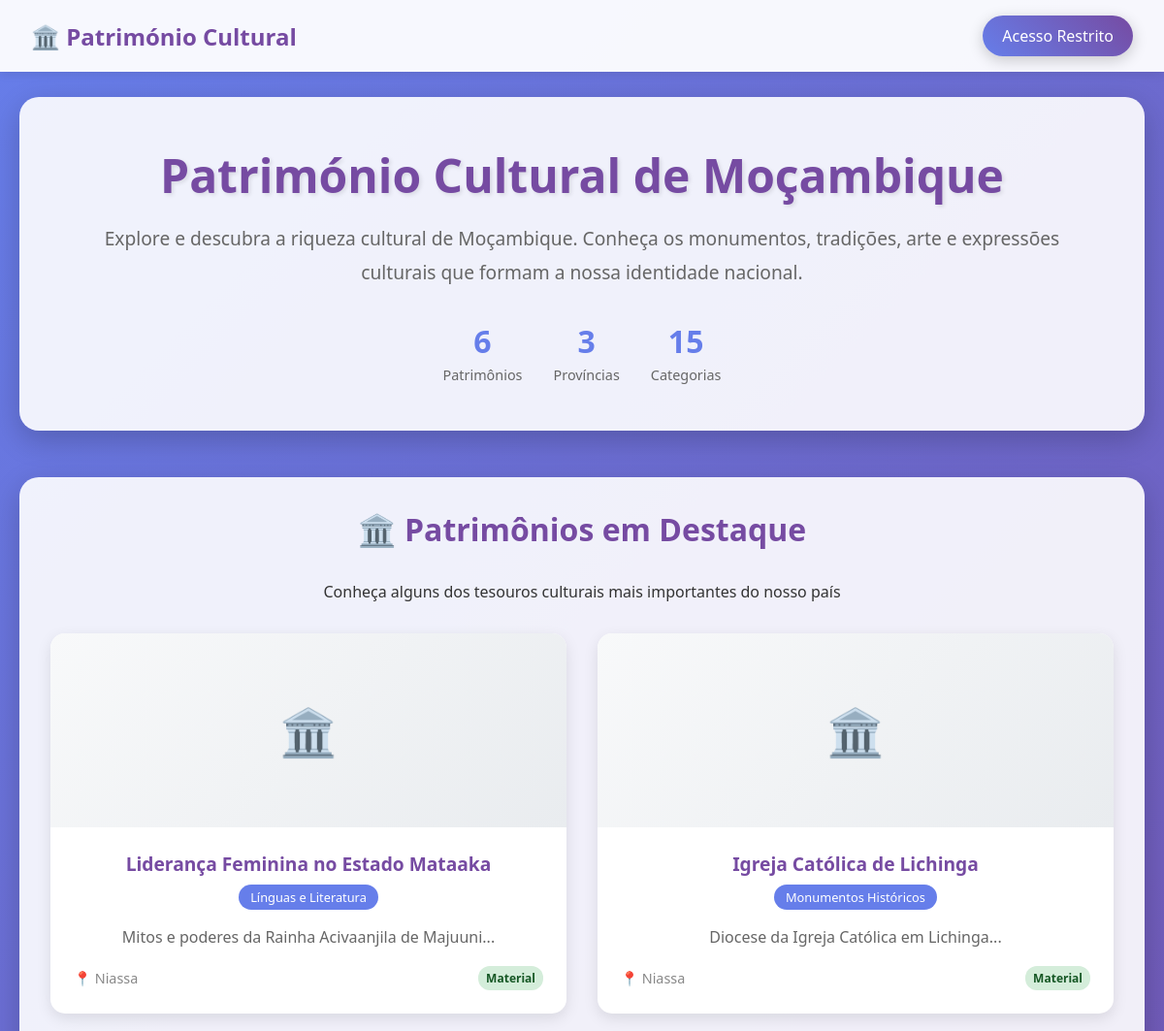
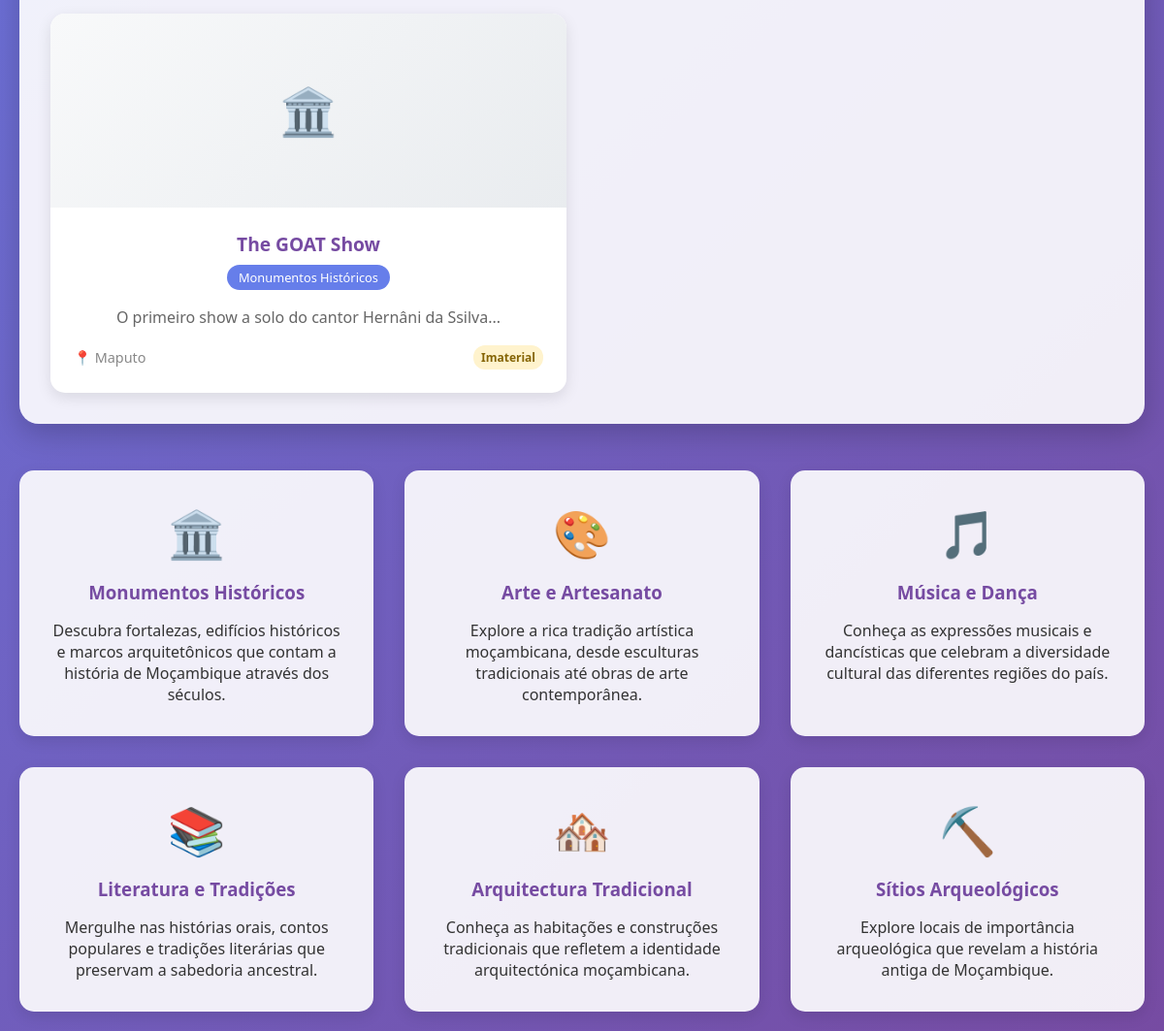
The page / on the database its author committed (2 pictures, top to bottom).
### tables this page shows
CREATE TABLE `patrimonio` (
  `id` int(11) NOT NULL AUTO_INCREMENT,
  `codigo_registo` varchar(50) NOT NULL,
  `nome` varchar(200) NOT NULL,
  `categoria_id` int(11) DEFAULT NULL,
  `tipo_patrimonio` enum('material','imaterial') NOT NULL,
  `descricao` text NOT NULL,
  `provincia` varchar(100) DEFAULT NULL,
  `distrito` varchar(100) DEFAULT NULL,
  `localidade` varchar(100) DEFAULT NULL,
  `coordenadas_gps` varchar(100) DEFAULT NULL,
  `periodo_historico` varchar(100) DEFAULT NULL,
  `data_criacao_aproximada` varchar(100) DEFAULT NULL,
  `origem` varchar(200) DEFAULT NULL,
  `estado_conservacao` enum('excelente','bom','regular','mau','critico') NOT NULL,
  `observacoes_estado` text DEFAULT NULL,
  `significado_cultural` text DEFAULT NULL,
  `valor_historico` text DEFAULT NULL,
  `relevancia_comunitaria` text DEFAULT NULL,
  `materiais_construcao` text DEFAULT NULL,
  `tecnicas_utilizadas` text DEFAULT NULL,
  `dimensoes` varchar(200) DEFAULT NULL,
  `peso` varchar(50) DEFAULT NULL,
  `praticantes` text DEFAULT NULL,
  `frequencia_pratica` varchar(100) DEFAULT NULL,
  `rituais_associados` text DEFAULT NULL,
  `conhecimentos_tradicionais` text DEFAULT NULL,
  `foto_principal` varchar(255) DEFAULT NULL,
  `fotografias` longtext DEFAULT NULL CHECK (json_valid(`fotografias`)),
  `videos` longtext DEFAULT NULL CHECK (json_valid(`videos`)),
  `documentos` longtext DEFAULT NULL CHECK (json_valid(`documentos`)),
  `gravacoes_audio` longtext DEFAULT NULL CHECK (json_valid(`gravacoes_audio`)),
  `proprietario` varchar(200) DEFAULT NULL,
  `gestor_responsavel` varchar(200) DEFAULT NULL,
  `contacto_responsavel` varchar(200) DEFAULT NULL,
  `acesso_publico` tinyint(1) DEFAULT 0,
  `horario_visita` varchar(200) DEFAULT NULL,
  `restricoes_acesso` text DEFAULT NULL,
  `ameacas_identificadas` text DEFAULT NULL,
  `nivel_risco` enum('baixo','medio','alto','critico') DEFAULT 'baixo',
  `medidas_protecao` text DEFAULT NULL,
  `classificacao_oficial` enum('monumento_nacional','bem_interesse_cultural','bem_relevante','sem_classificacao') DEFAULT 'sem_classificacao',
  `data_classificacao` date DEFAULT NULL,
  `entidade_classificadora` varchar(200) DEFAULT NULL,
  `registado_por` int(11) NOT NULL,
  `data_registo` timestamp NOT NULL DEFAULT current_timestamp(),
  `data_ultima_atualizacao` timestamp NOT NULL DEFAULT current_timestamp() ON UPDATE current_timestamp(),
  `status` enum('ativo','inativo','em_analise','pendente') DEFAULT 'ativo',
  PRIMARY KEY (`id`),
  UNIQUE KEY `codigo_registo` (`codigo_registo`),
  KEY `registado_por` (`registado_por`),
  KEY `idx_codigo_registo` (`codigo_registo`),
  KEY `idx_categoria` (`categoria_id`),
  KEY `idx_provincia` (`provincia`),
  KEY `idx_tipo` (`tipo_patrimonio`),
  KEY `idx_estado` (`estado_conservacao`),
  KEY `idx_classificacao` (`classificacao_oficial`),
  CONSTRAINT `patrimonio_ibfk_1` FOREIGN KEY (`categoria_id`) REFERENCES `categorias_patrimonio` (`id`),
  CONSTRAINT `patrimonio_ibfk_2` FOREIGN KEY (`registado_por`) REFERENCES `usuarios` (`id`)
);

CREATE TABLE `categorias_patrimonio` (
  `id` int(11) NOT NULL AUTO_INCREMENT,
  `nome` varchar(100) NOT NULL,
  `descricao` text DEFAULT NULL,
  `data_criacao` timestamp NOT NULL DEFAULT current_timestamp(),
  PRIMARY KEY (`id`)
);

### index.php (the view, shortened to what this page needs)
<?php
include 'config.php';
try {
    $stmt = $pdo->query("SELECT p.id, p.nome, p.descricao, p.tipo_patrimonio, p.provincia, p.fotografias, c.nome as categoria
                         FROM patrimonio p
                         LEFT JOIN categorias_patrimonio c ON p.categoria_id = c.id
                         WHERE p.status = 'ativo' AND p.acesso_publico = 1
                         ORDER BY p.data_registo DESC
                         LIMIT 6");
    $patrimonios_destaque = $stmt->fetchAll();
    $stmt = $pdo->query("SELECT COUNT(*) as total FROM patrimonio WHERE status = 'ativo'");
    $total_patrimonios = $stmt->fetch()['total'];
    $stmt = $pdo->query("SELECT COUNT(DISTINCT provincia) as total FROM patrimonio WHERE status = 'ativo' AND provincia IS NOT NULL");
    $total_provincias = $stmt->fetch()['total'];
    $stmt = $pdo->query("SELECT COUNT(*) as total FROM categorias_patrimonio");
    $total_categorias = $stmt->fetch()['total'];
} catch(PDOException $e) {
    $patrimonios_destaque = [];
    $total_patrimonios = 0;
    $total_provincias = 0;
    $total_categorias = 0;
}
function getPrimeiraFoto($fotografias_json) {
    if (empty($fotografias_json)) return null;
    $fotos = json_decode($fotografias_json, true);
    return !empty($fotos) && is_array($fotos) && isset($fotos[0]['caminho']) ? $fotos[0]['caminho'] : null;
}
?>
<!DOCTYPE html>
<html lang="pt">
<head>
</head>
<body>
    <header class="header">
        <nav class="nav">
            <div class="logo">🏛️ Património Cultural</div>
            <a href="login.php" class="login-btn">Acesso Restrito</a>
        </nav>
    </header>
    <div class="container">
        <div class="hero">
            <h1>Património Cultural de Moçambique</h1>
            <p>
                Explore e descubra a riqueza cultural de Moçambique. Conheça os monumentos, tradições,
                arte e expressões culturais que formam a nossa identidade nacional.
            </p>
            <div class="stats-quick">
                <div class="stat-item">
                    <div class="stat-number"><?php echo $total_patrimonios; ?></div>
                    <div class="stat-label">Patrimônios</div>
                </div>
                <div class="stat-item">
                    <div class="stat-number"><?php echo $total_provincias; ?></div>
                    <div class="stat-label">Províncias</div>
                </div>
                <div class="stat-item">
                    <div class="stat-number"><?php echo $total_categorias; ?></div>
                    <div class="stat-label">Categorias</div>
                </div>
            </div>
        </div>
        <?php if (!empty($patrimonios_destaque)): ?>
        <div class="gallery-section">
            <h2>🏛️ Patrimônios em Destaque</h2>
            <p>Conheça alguns dos tesouros culturais mais importantes do nosso país</p>
            <div class="patrimonio-grid">
                <?php foreach ($patrimonios_destaque as $patrimonio): ?>
                <a href="ver_patrimonio_visitante.php?id=<?php echo htmlspecialchars($patrimonio['id']); ?>" class="patrimonio-card-link">
                    <div class="patrimonio-card">
                        <div class="patrimonio-image">
                            <?php
                            $primeira_foto = getPrimeiraFoto($patrimonio['fotografias']);
                            if ($primeira_foto && file_exists('uploads/fotos/' . $primeira_foto)):
                            ?>
                                <img src="uploads/fotos/<?php echo htmlspecialchars($primeira_foto); ?>"
                                     alt="<?php echo htmlspecialchars($patrimonio['nome']); ?>">
                            <?php else: ?>
                                🏛️
                            <?php endif; ?>
                        </div>
                        <div class="patrimonio-content">
                            <div class="patrimonio-title"><?php echo htmlspecialchars($patrimonio['nome']); ?></div>
                            <?php if ($patrimonio['categoria']): ?>
                            <div class="patrimonio-category"><?php echo htmlspecialchars($patrimonio['categoria']); ?></div>
                            <?php endif; ?>
                            <div class="patrimonio-description">
                                <?php echo htmlspecialchars(substr($patrimonio['descricao'], 0, 150)) . '...'; ?>
                            </div>
                            <div class="patrimonio-meta">
                                <span>
                                    <?php if ($patrimonio['provincia']): ?>
                                    📍 <?php echo htmlspecialchars($patrimonio['provincia']); ?>
                                    <?php endif; ?>
                                </span>
                                <span class="tipo-badge tipo-<?php echo $patrimonio['tipo_patrimonio']; ?>">
                                    <?php echo ucfirst($patrimonio['tipo_patrimonio']); ?>
                                </span>
                            </div>
                        </div>
                    </div>
                </a>
                <?php endforeach; ?>
            </div>
        </div>
        <?php endif; ?>
        <div class="features">
            <a href="categoria.php?id=1" class="feature-card-link">
                <div class="feature-card">
                    <div class="feature-icon">🏛️</div>
                    <h3>Monumentos Históricos</h3>
                    <p>Descubra fortalezas, edifícios históricos e marcos arquitetônicos que contam a história de Moçambique através dos séculos.</p>
                </div>
            </a>
            <a href="categoria.php?id=2" class="feature-card-link">
                <div class="feature-card">
                    <div class="feature-icon">🎨</div>
                    <h3>Arte e Artesanato</h3>
                    <p>Explore a rica tradição artística moçambicana, desde esculturas tradicionais até obras de arte contemporânea.</p>
                </div>
            </a>
            <a href="categoria.php?id=3" class="feature-card-link">
                <div class="feature-card">
                    <div class="feature-icon">🎵</div>
                    <h3>Música e Dança</h3>
                    <p>Conheça as expressões musicais e dancísticas que celebram a diversidade cultural das diferentes regiões do país.</p>
                </div>
            </a>
            <a href="categoria.php?id=4" class="feature-card-link">
                <div class="feature-card">
                    <div class="feature-icon">📚</div>
                    <h3>Literatura e Tradições</h3>
                    <p>Mergulhe nas histórias orais, contos populares e tradições literárias que preservam a sabedoria ancestral.</p>
                </div>
            </a>
            <a href="categoria.php?id=6" class="feature-card-link">
                <div class="feature-card">
                    <div class="feature-icon">🏘️</div>
                    <h3>Arquitectura Tradicional</h3>
                    <p>Conheça as habitações e construções tradicionais que refletem a identidade arquitectónica moçambicana.</p>
                </div>
            </a>
            <a href="categoria.php?id=13" class="feature-card-link">
                <div class="feature-card">
                    <div class="feature-icon">⛏️</div>
                    <h3>Sítios Arqueológicos</h3>
                    <p>Explore locais de importância arqueológica que revelam a história antiga de Moçambique.</p>
                </div>
            </a>
        </div>
    </div>
</body>
</html>

### index.php (style rules this page uses)
* { margin: 0; padding: 0; box-sizing: border-box; }
body { font-family: 'Segoe UI', Tahoma, Geneva, Verdana, sans-serif; background: linear-gradient(135deg, #667eea 0%, #764ba2 100%); min-height: 100vh; color: #333; }
.header { background: rgba(255, 255, 255, 0.95); padding: 1rem 2rem; box-shadow: 0 2px 10px rgba(0,0,0,0.1); position: fixed; width: 100%; top: 0; z-index: 1000; }
.nav { display: flex; justify-content: space-between; align-items: center; max-width: 1200px; margin: 0 auto; }
.logo { font-size: 1.5rem; font-weight: bold; color: #764ba2; }
.login-btn { background: linear-gradient(45deg, #667eea, #764ba2); color: white; padding: 10px 20px; text-decoration: none; border-radius: 25px; transition: all 0.3s ease; box-shadow: 0 4px 15px rgba(0,0,0,0.2); }
.container { max-width: 1200px; margin: 0 auto; padding: 100px 20px 20px; text-align: center; }
.hero { background: rgba(255, 255, 255, 0.9); padding: 3rem; border-radius: 20px; box-shadow: 0 10px 30px rgba(0,0,0,0.2); margin-bottom: 3rem; }
.hero h1 { font-size: 3rem; color: #764ba2; margin-bottom: 1rem; text-shadow: 2px 2px 4px rgba(0,0,0,0.1); }
.hero p { font-size: 1.2rem; color: #666; line-height: 1.8; margin-bottom: 2rem; }
.stats-quick { display: flex; justify-content: center; gap: 2rem; margin-top: 1.5rem; }
.stat-item { text-align: center; }
.stat-number { font-size: 2rem; font-weight: bold; color: #667eea; }
.stat-label { font-size: 0.9rem; color: #666; margin-top: 0.25rem; }
.gallery-section { background: rgba(255, 255, 255, 0.9); padding: 2rem; border-radius: 20px; box-shadow: 0 10px 30px rgba(0,0,0,0.2); margin-bottom: 3rem; }
.gallery-section h2 { color: #764ba2; margin-bottom: 2rem; font-size: 2rem; }
.patrimonio-grid { display: grid; grid-template-columns: repeat(auto-fit, minmax(350px, 1fr)); gap: 2rem; margin-top: 2rem; }
.patrimonio-card-link { text-decoration: none; color: inherit; display: block; }
.patrimonio-card { background: white; border-radius: 15px; overflow: hidden; box-shadow: 0 5px 15px rgba(0,0,0,0.1); transition: transform 0.3s ease; }
.patrimonio-image { height: 200px; background: linear-gradient(135deg, #f8f9fa, #e9ecef); display: flex; align-items: center; justify-content: center; font-size: 3rem; color: #adb5bd; position: relative; overflow: hidden; }
.patrimonio-content { padding: 1.5rem; }
.patrimonio-title { font-size: 1.2rem; font-weight: bold; color: #764ba2; margin-bottom: 0.5rem; }
.patrimonio-category { background: #667eea; color: white; padding: 0.25rem 0.75rem; border-radius: 15px; font-size: 0.8rem; display: inline-block; margin-bottom: 1rem; }
.patrimonio-description { color: #666; line-height: 1.6; margin-bottom: 1rem; display: -webkit-box; -webkit-line-clamp: 3; -webkit-box-orient: vertical; overflow: hidden; }
.patrimonio-meta { display: flex; justify-content: space-between; align-items: center; font-size: 0.9rem; color: #888; }
.tipo-badge { padding: 0.25rem 0.5rem; border-radius: 12px; font-size: 0.75rem; font-weight: bold; }
.tipo-material { background: #d4edda; color: #155724; }
.tipo-imaterial { background: #fff3cd; color: #856404; }
.features { display: grid; grid-template-columns: repeat(auto-fit, minmax(300px, 1fr)); gap: 2rem; margin-top: 3rem; }
.feature-card-link { text-decoration: none; color: inherit; display: block; }
.feature-card { background: rgba(255, 255, 255, 0.9); padding: 2rem; border-radius: 15px; box-shadow: 0 5px 15px rgba(0,0,0,0.1); transition: all 0.3s ease; position: relative; height: 100%; cursor: pointer; }
.feature-icon { font-size: 3rem; color: #667eea; margin-bottom: 1rem; }
.feature-card h3 { color: #764ba2; margin-bottom: 1rem; }

### rows shown on the page
patrimonio: nome "Liderança Feminina no Estado Mataaka", categoria.nome "Línguas e Literatura", descricao "Mitos e poderes da Rainha Acivaanjila de Majuuni", provincia "Niassa", tipo_patrimonio "Material"
patrimonio: nome "Igreja Católica de Lichinga", categoria.nome "Monumentos Históricos", descricao "Diocese da Igreja Católica em Lichinga", provincia "Niassa", tipo_patrimonio "Material"
patrimonio: nome "The GOAT Show", categoria.nome "Monumentos Históricos", descricao "O primeiro show a solo do cantor Hernâni da Ssilva", provincia "Maputo", tipo_patrimonio "Imaterial"

### other values the page prints
$total_patrimonios "6"
$total_provincias "3"
$total_categorias "15"
